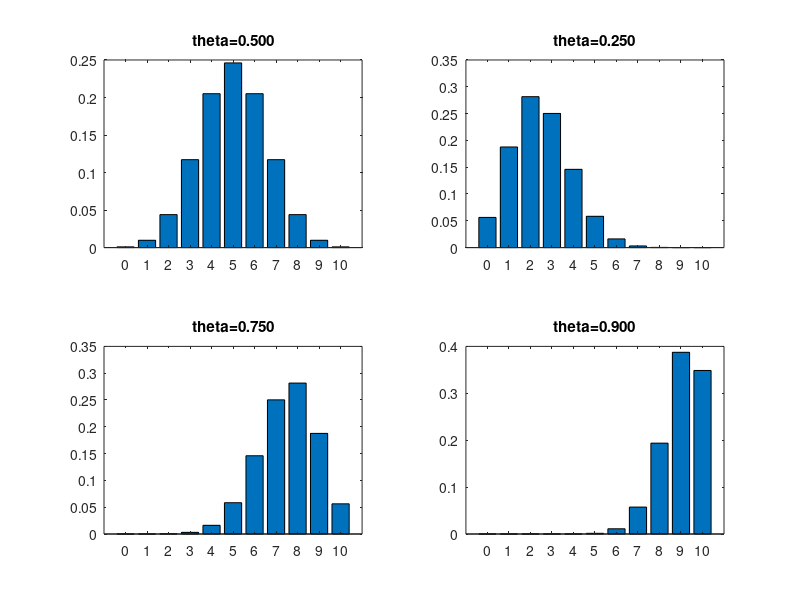

Reproduce this figure in MATLAB.
thetas = [1/2 1/4 3/4 0.9];
figure(1); clf
for i=1:4
  subplot(2,2,i)
  theta = thetas(i);
  N = 10;
  xs = 0:N;
  ps = binopdf(xs, N, theta);
  bar(ps)
  set(gca,'xticklabel',xs)
  title(sprintf('theta=%5.3f',theta))
end
